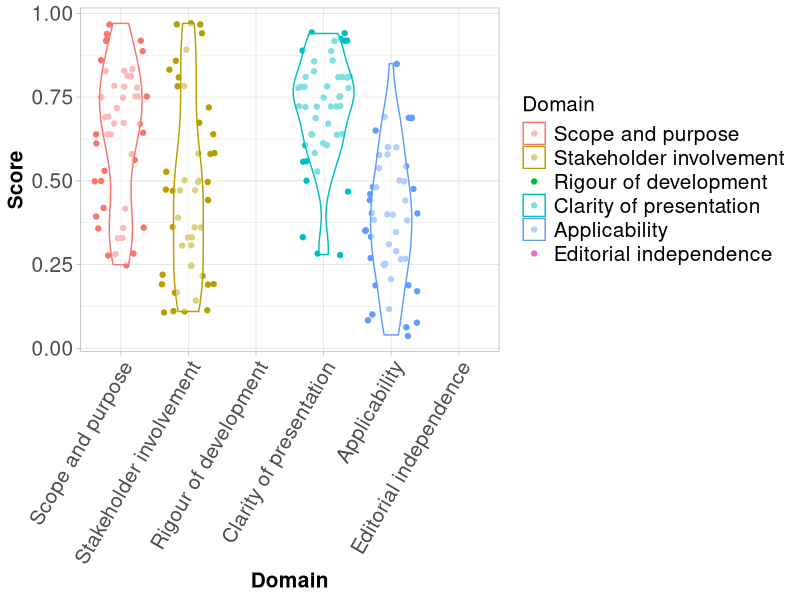
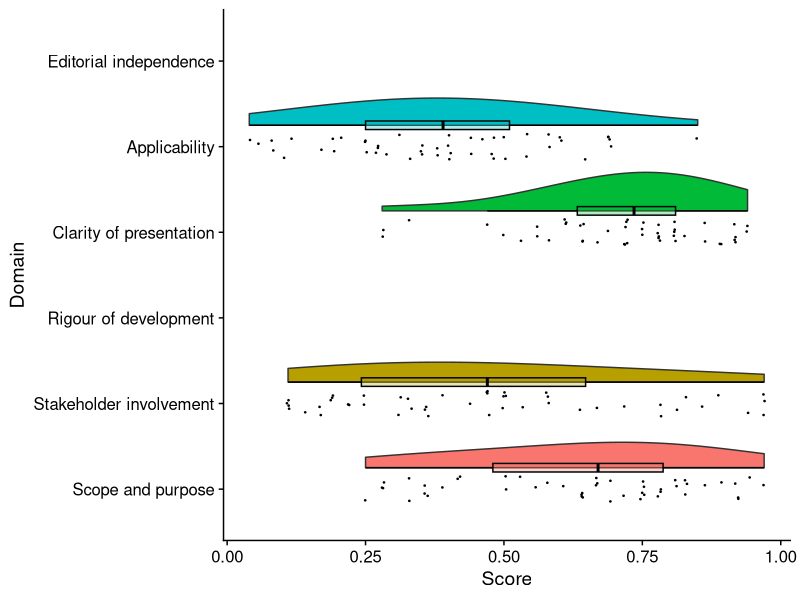
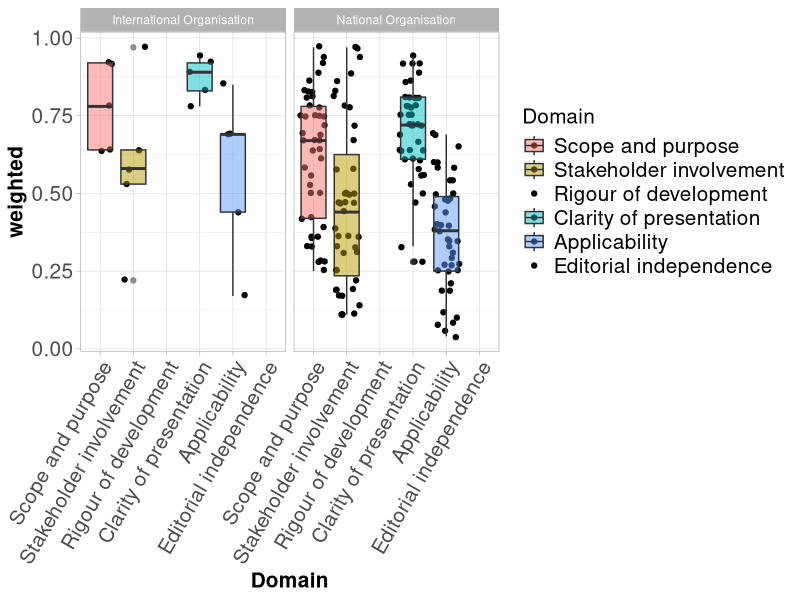

R code for these plots, in order:
## ---- chunk 1
library(tidyverse)
library(cowplot)
library(grid)
geom_flat_violin <- function(mapping = NULL, data = NULL, stat = "ydensity",
                             position = "dodge", trim = TRUE, scale = "area",
                             show.legend = NA, inherit.aes = TRUE, ...) {
  layer(
    data = data,
    mapping = mapping,
    stat = stat,
    geom = GeomFlatViolin,
    position = position,
    show.legend = show.legend,
    inherit.aes = inherit.aes,
    params = list(
      trim = trim,
      scale = scale,
      ...
    )
  )
}

GeomFlatViolin <-
  ggproto("GeomFlatViolin", Geom,
    setup_data = function(data, params) {
      data$width <- data$width %||%
        params$width %||% (resolution(data$x, FALSE) * 0.9)

      # ymin, ymax, xmin, and xmax define the bounding rectangle for each group
      data %>%
        group_by(group) %>%
        mutate(
          ymin = min(y),
          ymax = max(y),
          xmin = x,
          xmax = x + width / 2
        )
    },

    draw_group = function(data, panel_scales, coord) {
      # Find the points for the line to go all the way around
      data <- transform(data,
        xminv = x,
        xmaxv = x + violinwidth * (xmax - x)
      )

      # Make sure it's sorted properly to draw the outline
      newdata <- rbind(
        plyr::arrange(transform(data, x = xminv), y),
        plyr::arrange(transform(data, x = xmaxv), -y)
      )

      # Close the polygon: set first and last point the same
      # Needed for coord_polar and such
      newdata <- rbind(newdata, newdata[1, ])

      ggplot2:::ggname("geom_flat_violin", GeomPolygon$draw_panel(newdata, panel_scales, coord))
    },

    draw_key = draw_key_polygon,

    default_aes = aes(
      weight = 1, colour = "grey20", fill = "white", size = 0.5,
      alpha = NA, linetype = "solid"
    ),

    required_aes = c("x", "y")
  )


## ---- chunk 2
raw_data<-read_csv('./Domain scores for R 21.04.2021.csv')

#make the column names more R friendly
names(raw_data)<-c('Guideline_ID','Domain','Scorer_1','Scorer_2','Issuing_organisation')

issueing_orgs<-select(raw_data,Guideline_ID,Issuing_organisation) %>% distinct()
#remove NA rows
raw_data<-filter(raw_data,!is.na(Guideline_ID))

#lets call the domains something meaningful

raw_data<- raw_data %>% 
  mutate(Domain = case_when(
    Domain == '1' ~ 'Scope and purpose',
    Domain == '2' ~ 'Stakeholder involvement',
    Domain == '3' ~ 'Rigour of development',
    Domain == '4' ~ 'Clarity of presentation',
    Domain == '5' ~ 'Applicability',
    Domain == '6' ~ 'Editorial independence'
  ))

#now we convert to a weighted score according to the instructions of the AGREE authors
raw_data<-raw_data %>% group_by(Guideline_ID,Domain) %>% summarise(R1 = sum(Scorer_1), R2=sum(Scorer_2))

raw_data$consensus<-(raw_data$R1 + raw_data$R2)

max_scores<-read_csv('./max_scores.csv')

raw_data<-left_join(raw_data,max_scores,by=c("Domain"="Domain"))

raw_data$min<-(raw_data$one_reviewer/7)*2
raw_data$weighted<-(raw_data$consensus - raw_data$min)/(raw_data$two_reviewers - raw_data$min)

raw_data$weighted<-round(raw_data$weighted,2)

#add the issuing org back in
raw_data<-left_join(raw_data,issueing_orgs,by=c("Guideline_ID"="Guideline_ID"))
## ---- chunk 3

raw_data$Domain<-factor(raw_data$Domain,levels = c('Scope and purpose','Stakeholder involvement','Rigour of development','Clarity of presentation','Applicability','Editorial independence'))

ggplot(raw_data) +
  aes(x=Domain,y=weighted,colour=Domain) +
  geom_jitter() + 
  geom_violin(size=0.5, alpha=0.5) +
  ylab('Score')+xlab('Domain') +    theme_light()+
  theme(axis.text.x = element_text(angle = 60, size=15,hjust = 1)) +
  theme(legend.title = element_text(size =15), legend.text = element_text(size = 15))+
  theme(axis.text=element_text(size=15), axis.title=element_text(size=15,face="bold"))

# @Izzy/Melina - our plots look a little different for Domains 2+3 - one of use has made a mistake - can you check please?
## ---- chunk 4
ggplot(raw_data,aes(x=Domain,y=weighted, fill = Domain))+
  geom_flat_violin(position = position_nudge(x = .25, y = 0),adjust =2)+
  geom_point(position = position_jitter(width = .15), size = .25)+
  geom_boxplot(aes(x = as.numeric(Domain)+0.25, y = weighted),outlier.shape = NA, alpha = 0.3, width = .1, colour = "BLACK") +
  ylab('Score')+xlab('Domain')+coord_flip()+theme_cowplot()+guides(fill = FALSE, colour = FALSE)
## ---- chunk 5
raw_data<- raw_data %>% 
  mutate(Issuing_organisation = case_when(
    Issuing_organisation == '1' ~ 'International Organisation',
    Issuing_organisation == '2' ~ 'National Organisation'
  ))
raw_data$Domain<-factor(raw_data$Domain,levels = c('Scope and purpose','Stakeholder involvement','Rigour of development','Clarity of presentation','Applicability','Editorial independence'))
ggplot(raw_data) +
  aes(x=Domain,y=weighted, fill=Domain) +
  geom_jitter() + 
  geom_boxplot(size=0.5, alpha=0.5) + theme_light()+
  theme(axis.text.x = element_text(angle = 60, size=15,hjust = 1)) +
  theme(legend.title = element_text(size =15), legend.text = element_text(size = 15))+
  theme(axis.text=element_text(size=15), axis.title=element_text(size=15,face="bold")) +
  facet_wrap(~Issuing_organisation)
